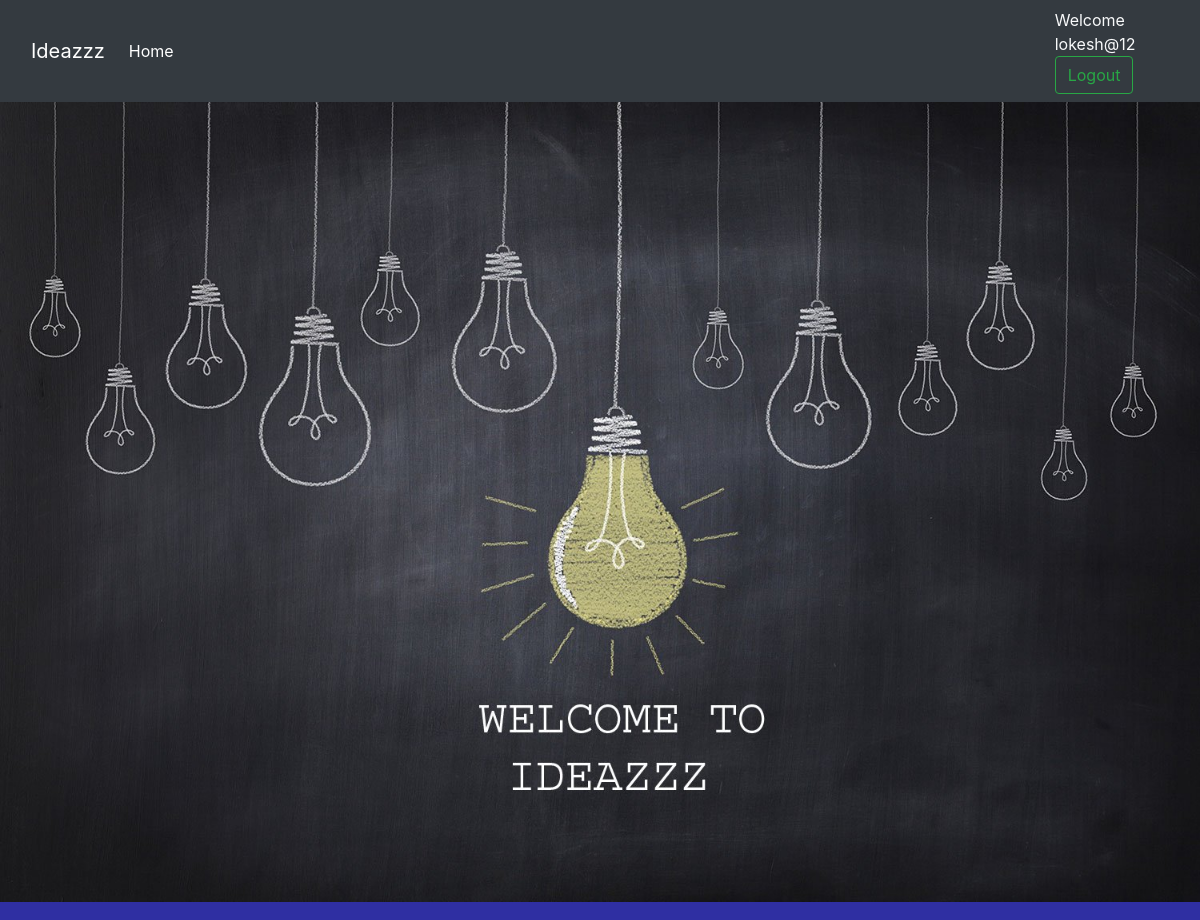
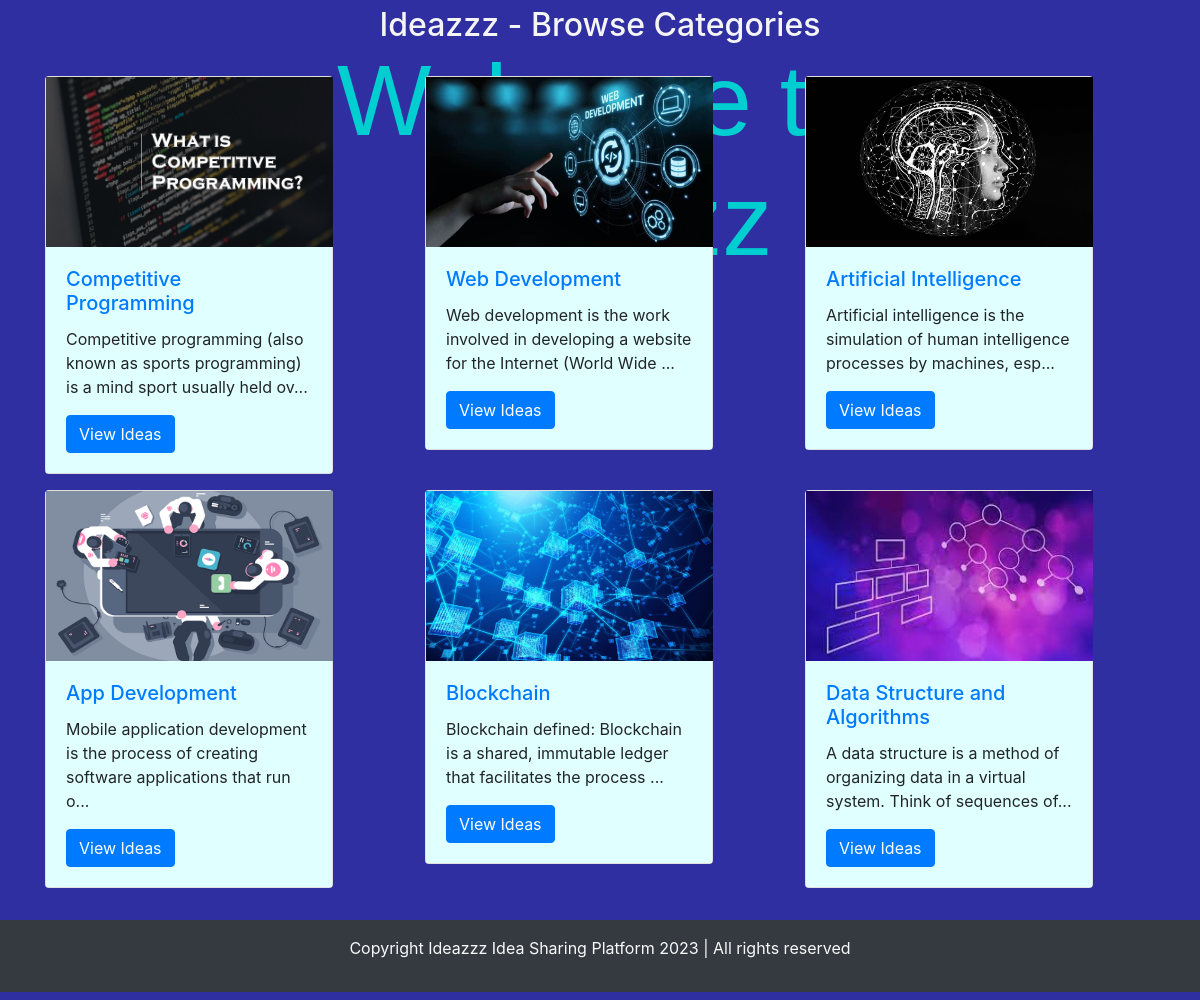
/index.php (signed in), run on the app's committed database (2 pictures, top to bottom).
### tables this page shows
CREATE TABLE `categories` (
  `category_id` int(8) NOT NULL,
  `category_name` varchar(255) NOT NULL,
  `category_description` text NOT NULL,
  `creation_time` datetime NOT NULL DEFAULT current_timestamp()
);

### index.php (the view, shortened to what this page needs)
<!doctype html>
<html lang="en">
<head>
    <link rel="stylesheet" href="partials/_index.css" />
    <link rel="stylesheet" href="https://stackpath.bootstrapcdn.com/bootstrap/4.5.0/css/bootstrap.min.css"
>
</head>
<body>
    <?php include 'partials/_dbconnect.php';?>
    <?php include 'partials/_header.php';?>
    <img src="images/background.jpg" class="img-fluid" alt="Responsive image">
    <div class="welcome">
        <h1>Welcome to Ideazzz</h1>
    </div>
    <div class=" container my-4" id="ques">
        <h2 class="text-center my-4" id="browse">Ideazzz - Browse Categories</h2>
        <div class=" row my-4">
            <?php
         $sql = "SELECT * FROM `categories`";
         $result = mysqli_query($conn, $sql);
         while($row = mysqli_fetch_assoc($result)){
          $id = $row['category_id'];
          $cat = $row['category_name'];
          $desc = $row['category_description'];
          echo '<div class="col-md-4 my-2">
                  <div class="card" style="width: 18rem;">
                      <img src="images/card-'.$id.'.jpg"  width="287" height="170" alt="image for '.$cat.'">
                      <div class="card-body">
                          <h5 class="card-title"><a href="threadlist.php?catid=' . $id . '">' . $cat . '</a></h5>
                          <p class="card-text">' . substr($desc, 0, 90). '... </p>
                          <a href="threadlist.php?catid=' . $id . '" class="btn btn-primary">View Ideas</a>
                      </div>
                  </div>
                </div>';
         }
         ?>
        </div>
    </div>
    <?php include 'partials/_footer.php';?>
</body>
</html>

### partials/_index.css (style rules this page uses)
body { background-color: #2f2fa2 !important; }
.welcome { position: absolute; top: -100px; left: 50%; transform: translateX(-50%); text-align: center; color: #fff; animation: slide-in 1s ease-out forwards; }
h1 { font-size: 100px !important; font-family: cursive,Helvetica,sans-serif;; color: darkturquoise ; }
#browse { color: whitesmoke !important; }
.card { border-radius: 5px; }
.card-body { background: lightcyan!important; }
#ques { min-height: 500px; }

### index.php (style rules this page uses)
#ques { min-height: 433px; }

### data on the page
categories: shows a picture, category_name "Competitive Programming", category_description "Competitive programming (also known as sports programming) is a mind sport usually held ov"
categories: shows a picture, category_name "Web Development", category_description "Web development is the work involved in developing a website for the Internet (World Wide"
categories: shows a picture, category_name "Artificial Intelligence", category_description "Artificial intelligence is the simulation of human intelligence processes by machines, esp"
categories: shows a picture, category_name "App Development", category_description "Mobile application development is the process of creating software applications that run o"
categories: shows a picture, category_name "Blockchain", category_description "Blockchain defined: Blockchain is a shared, immutable ledger that facilitates the process"
categories: shows a picture, category_name "Data Structure and Algorithms", category_description "A data structure is a method of organizing data in a virtual system. Think of sequences of"

### other printed values
$_SESSION['useremail'] "lokesh@12"
